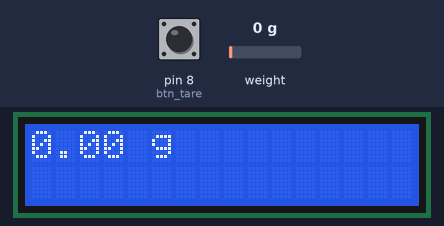
The sketch below on a simulated Arduino Uno, built with avr-gcc and run on an emulated ATmega328P. Parts: 16×2 character LCD. The inputs (shaded band) are chosen by the test bench; at power-on: weight on the scale 0 g, pin 8 (btn_tare) HIGH. What the sketch prints to the serial monitor is not drawn.

Above: at 4.7 s.
4.8 s: weight on the scale set to 100 g
At 6.1 s:
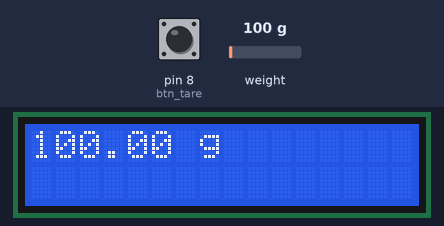
6.5 s: weight on the scale set to 1250 g
At 7.8 s:
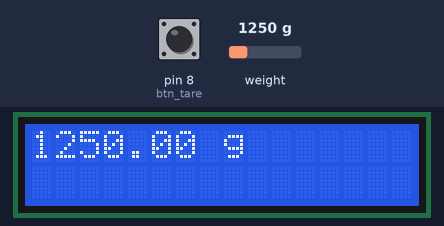
8.1 s: pin 8 (btn_tare) pulled LOW for 1 s
At 12.2 s:
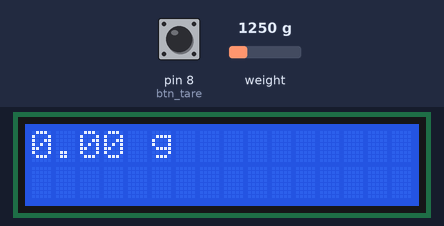
15.2 s: weight on the scale set to 3750 g
At 16.6 s:
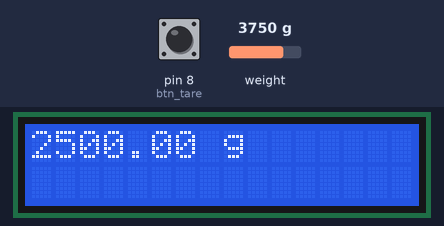
Timing chart, 0 to 17.7 s (numbered marks = the images above; inputs shaded):
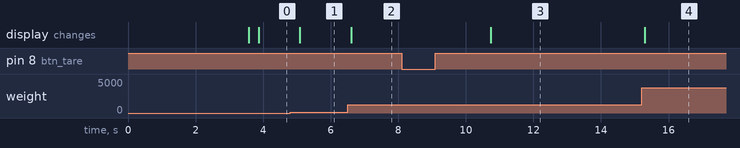

The sketch:

mass-scale.ino
```cpp
// (licence header left out)
#include <HX711.h>
#include <EEPROM.h>
#include <LiquidCrystal.h>

#include "defaults.h"

// HX711 pins and setup
const int hx_dt = 2;
const int hx_sck = 3;
const int hx_vcc = 4;
const int hx_num_avgs = 3;
const int hx_cal_num_avgs = 15;
HX711 loadcell;

// LCD setup
bool isLCD = true;
const int lcd_rs = A0, lcd_en = A1, lcd_d4 = A2, lcd_d5 = A3, lcd_d6 = A4, lcd_d7 = A5;
const int lcd_rows = 2, lcd_cols = 16, lcd_vcc = 5;
LiquidCrystal lcd(lcd_rs, lcd_en, lcd_d4, lcd_d5, lcd_d6, lcd_d7);

// Calibration and EEPROM setup
char cal_sig = 'C', cal_check;
int cal_sig_addr = 0, cal_val_addr = sizeof(char);
float cal_val = 0.00f;
String units = "g";
float sensitivity;

// Input pins
const int btn_tare = 8;

// Tare button debounce (active-low with internal pull-up)
const unsigned long btn_debounce_ms = 50;
int btn_reading = HIGH;	  // last raw sample
int btn_state = HIGH;	  // last debounced (stable) state
unsigned long btn_changed = 0; // millis() of last raw change

// Readouts
double val;
float mass;
int num_digits = 6;	   // precision for printing the calibration value
const int disp_decimals = 2; // decimal places shown for the mass readout
// TODO (wishlist): adapt disp_decimals to the load cell resolution / scale.

// Non-blocking timing for events
unsigned long previousMillis = 0;
const long interval = 100; // Update interval (in ms)

// Initialization methods
void initLoadCell()
{
	Serial.println("Initializing HX711...");
	pinMode(hx_vcc, OUTPUT);
	digitalWrite(hx_vcc, HIGH);
	delay(500);

	loadcell.begin(hx_dt, hx_sck);

	// Wait for the HX711 to be ready; the first reads after power-on are
	// otherwise garbage.
	while (!loadcell.wait_ready_retry(3, 200))
		Serial.println("Waiting for HX711...");
	Serial.println("HX711 Initialized!");

	// Load the calibration (sensitivity) from EEPROM if a valid signature is
	// present, otherwise fall back to the compiled-in default.
	Serial.println("Loading calibration...");
	EEPROM.get(cal_sig_addr, cal_check);
	if (cal_check == cal_sig)
	{
		EEPROM.get(cal_val_addr, cal_val);
		Serial.print("Stored calibration: ");
	}
	else
	{
		cal_val = default_scale;
		Serial.print("No stored calibration, default: ");
	}

	// Guard against a corrupt or zero stored value; a zero scale would
	// divide the mass reading to infinity.
	if (!isfinite(cal_val) || fabs(cal_val) < 1e-6)
	{
		cal_val = default_scale;
		Serial.print("(invalid, using default) ");
	}
	Serial.print(cal_val, num_digits);
	Serial.println(" div/" + units);
	loadcell.set_scale(cal_val);

	// Zero the scale at boot. This also captures the platter as tare weight.
	loadcell.tare(20);
	delay(500);
}

void initLCD()
{
	Serial.println("Initializing LCD...");
	pinMode(lcd_vcc, OUTPUT);
	digitalWrite(lcd_vcc, HIGH);
	delay(500);
	lcd.begin(lcd_cols, lcd_rows);
	lcd.clear();
	lcd.noCursor();
	lcd.display();
}

void setup()
{
	Serial.begin(115200);
	// Do not wait on `Serial`: the scale must run standalone (no host, e.g.
	// on battery). On native-USB boards a blocking wait would hang here.

	initLoadCell();
	if (isLCD)
		initLCD();

	pinMode(btn_tare, INPUT_PULLUP);

	Serial.println("Ready! Send 't' to tare, 'c' to calibrate.");
}

void loop()
{
	// Poll serial commands every iteration so they stay responsive.
	if (Serial.available())
	{
		String input = Serial.readStringUntil('\n');
		input.trim();

		if (input == "t")
		{
			// Tare
			Serial.println("Taring...");
			loadcell.tare(20);
		}
		else if (input == "c")
		{
			// Start calibration
			Serial.println("Calibration started. Send 'u00' when unloaded, or 'x' to abort.");
			startCalibrationLoop();
		}
	}

	// Poll the tare button every iteration, debounced. Act only on the
	// press edge (HIGH->LOW) so holding the button does not re-tare.
	int reading = digitalRead(btn_tare);
	if (reading != btn_reading)
	{
		btn_reading = reading;
		btn_changed = millis();
	}
	if (millis() - btn_changed > btn_debounce_ms && reading != btn_state)
	{
		btn_state = reading;
		if (btn_state == LOW)
		{
			Serial.println("Taring...");
			loadcell.tare(20);
		}
	}

	// Throttle the measurement and display to `interval` ms.
	unsigned long currentMillis = millis();
	if (currentMillis - previousMillis >= interval)
	{
		previousMillis = currentMillis;
		updateReadout();
	}
}

// Read once and report both the raw (tare-subtracted) value and the calibrated
// mass, on serial and on the LCD if present.
void updateReadout()
{
	// Skip this cycle if the HX711 is not responding, rather than letting
	// get_value() block indefinitely on a dropped DT/SCK connection.
	if (!loadcell.wait_ready_timeout(200))
	{
		Serial.println("HX711 not responding");
		if (isLCD)
		{
			lcd.setCursor(0, 0);
			lcd.print("HX711 error     ");
		}
		return;
	}

	val = loadcell.get_value(hx_num_avgs);	// raw, tare-subtracted
	mass = (float)(val / loadcell.get_scale()); // calibrated mass

	Serial.print("Raw: ");
	Serial.print(val);
	Serial.print(", Mass: ");
	Serial.print(mass, disp_decimals);
	Serial.println(" " + units);

	if (isLCD)
	{
		// Overwrite a fixed-width line instead of lcd.clear() to avoid flicker.
		String line = String(mass, disp_decimals) + " " + units;
		while (line.length() < (unsigned int)lcd_cols)
			line += " ";
		lcd.setCursor(0, 0);
		lcd.print(line);
	}
}

void startCalibrationLoop()
{
	while (true)
	{
		if (Serial.available())
		{
			String userInput = Serial.readStringUntil('\n');
			userInput.trim();

			if (userInput == "x")
			{
				// Abort without changing the stored calibration.
				Serial.println("Calibration aborted.");
				return;
			}
			else if (userInput == "u00")
			{
				// Unloaded at 0g
				loadcell.tare(20);
				Serial.println("Unloaded. Now place a known weight and send 'aXY' (e.g., 'a50' for 50g). Send 'x' to abort.");
			}
			else if (userInput.startsWith("a"))
			{
				// Known weight added
				userInput.remove(0, 1);
				float weight = userInput.toFloat();

				if (weight > 0)
				{
					// Use the raw, tare-subtracted reading (not get_units, which
					// would divide by the previous scale) so the new sensitivity
					// is computed from counts per gram.
					float rawValueAtWeight = loadcell.get_value(hx_cal_num_avgs);
					sensitivity = rawValueAtWeight / weight;

					// Reject a non-finite or near-zero sensitivity, which
					// happens if no weight was actually placed or the cell is
					// disconnected. A zero scale would later divide the mass
					// reading to infinity.
					if (!isfinite(sensitivity) || fabs(sensitivity) < 1e-6)
					{
						Serial.println("Reading too small; is the weight on the scale? Try again.");
						continue;
					}

					Serial.print("Calculated sensitivity: ");
					Serial.println(sensitivity, num_digits);

					// Save calibration
					loadcell.set_scale(sensitivity);
					EEPROM.put(cal_sig_addr, cal_sig);
					EEPROM.put(cal_val_addr, sensitivity);
					Serial.println("Calibration complete!");

					return;
				}
				else
				{
					Serial.println("Invalid weight entered. Try again.");
				}
			}
		}
	}
}
```

defaults.h
```cpp
// Default load-cell calibration used until a value is stored in EEPROM.
// default_scale is the sensitivity in HX711 divisions per gram. This is just a
// placeholder inherited from the original hardware; calibrate with the 'c'
// serial command, which saves the result to EEPROM (it survives power cycles).
// The offset (zero point) is not stored: the firmware tares at boot instead.

#define default_scale 0.016016
```

Measured:
- after the input at 4.8 s, the display: changes after 0.29 s (image 1)
- after the input at 6.5 s, the display: changes after 0.11 s (image 2)
- after the input at 8.1 s, the display: changes after 2.6 s (image 3)
- after the input at 15.2 s, the display: changes after 0.10 s (image 4)
